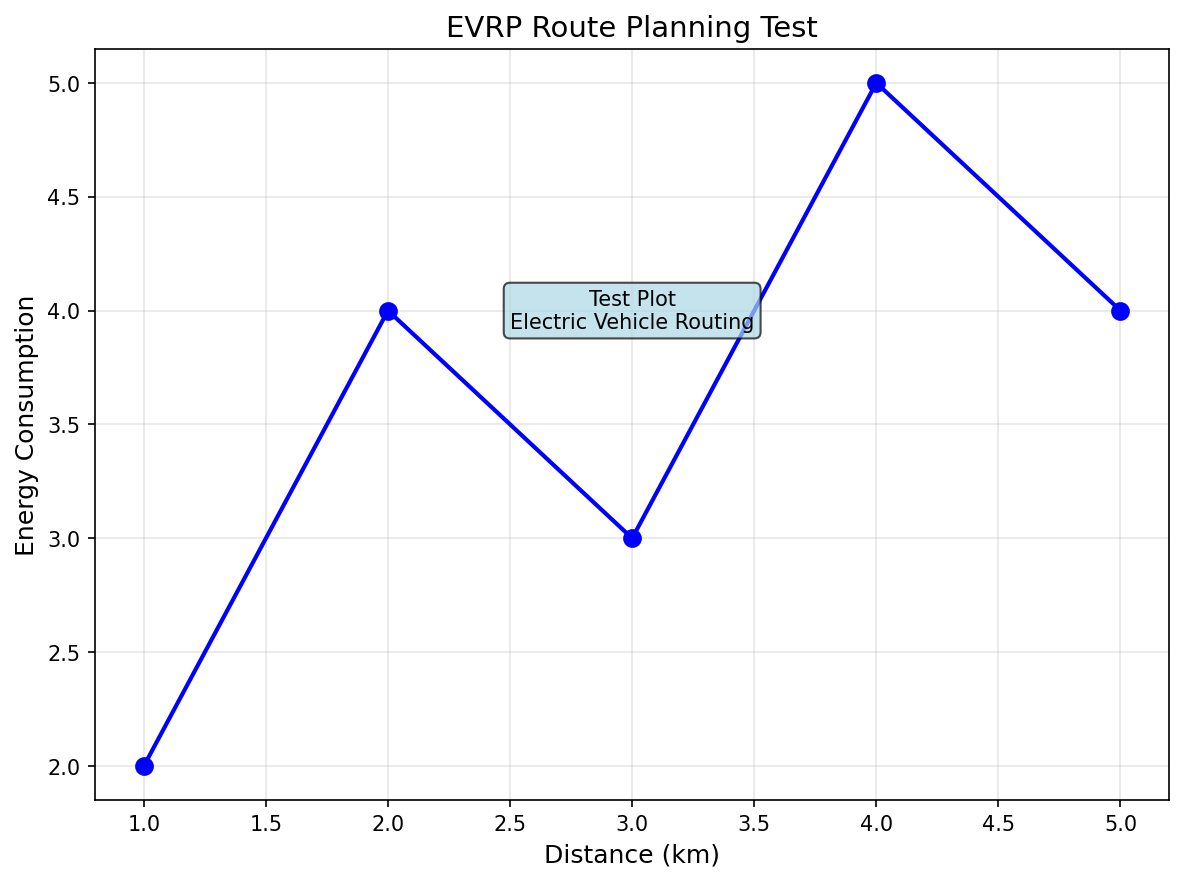

Python code for this plot:
#!/usr/bin/env python3
"""
简单的中文字体测试
"""

import matplotlib.pyplot as plt
import matplotlib.font_manager as fm
import numpy as np

# 打印所有可用字体
fonts = [f.name for f in fm.fontManager.ttflist]
chinese_fonts = [f for f in fonts if any(kw in f.lower() for kw in ['sim', 'hei', 'pingfang', 'heiti', 'cjk', 'unicode', 'noto'])]

print("可用的中文字体:")
for font in chinese_fonts[:10]:  # 只显示前10个
    print(f"  {font}")

# 使用DejaVu Sans作为备选方案
plt.rcParams['font.sans-serif'] = ['DejaVu Sans', 'Arial Unicode MS', 'SimHei', 'SimSun']
plt.rcParams['axes.unicode_minus'] = False

# 创建简单测试图
fig, ax = plt.subplots(figsize=(8, 6))
x = [1, 2, 3, 4, 5]
y = [2, 4, 3, 5, 4]

ax.plot(x, y, 'bo-', linewidth=2, markersize=8)
ax.set_title('EVRP Route Planning Test', fontsize=14)
ax.set_xlabel('Distance (km)', fontsize=12)
ax.set_ylabel('Energy Consumption', fontsize=12)
ax.grid(True, alpha=0.3)

# 添加英文标签以避免中文问题
ax.text(3, 4, 'Test Plot\nElectric Vehicle Routing', 
        ha='center', va='center', fontsize=10,
        bbox=dict(boxstyle="round,pad=0.3", facecolor="lightblue", alpha=0.7))

plt.tight_layout()
plt.savefig('simple_test.png', dpi=150, bbox_inches='tight')
plt.close()

print("简单测试图已生成: simple_test.png")
print("如果此图显示正常，可以尝试运行完整的EVRP算法")